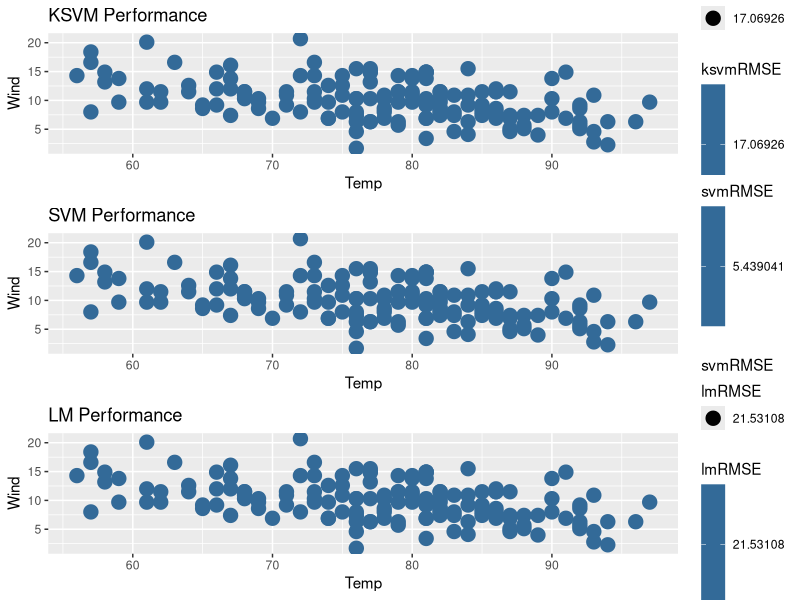
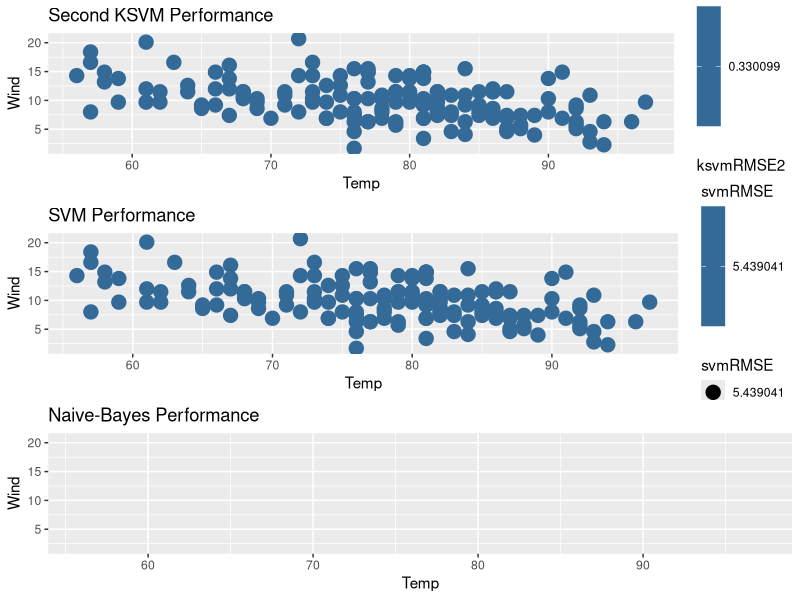

Here is the R script that generated these plots, in order:
# Brett W. 
# LIS4761 - Data Mining
# Lesson 8: Support Vector Machines
# SVM Homework -- Using SVM on an Air Quality Dataset

# Necessary libraries. 
require(dplyr)
require(kernlab)
require(ggplot2)
require(caret)
require(e1071)
require(gridExtra)

# Figure out averages of Ozone and Solar.R. 
ozone_mean <- airquality %>%
  summarize(ozone_mean = mean(airquality$Ozone, na.rm = TRUE))

solar_mean <- airquality %>%
  summarize(solar_mean = mean(airquality$Solar.R, na.rm = TRUE))

# Create dataframe. 
df <- airquality

# Replace NA's in Ozone and Solar.R with the average values. 
ozone_mean <- as.integer(ozone_mean)
df$Ozone[is.na(df$Ozone)] <- ozone_mean

solar_mean <- as.integer(solar_mean)
df$Solar.R[is.na(df$Solar.R)] <- solar_mean

# Seperate data into training and testing set. 
sz <- round(.8 * dim(df)[1]) 
training_set <- df[1:sz,]
testing_set <- df[-(1:sz),]

# Create model using KSVM. 
ksvmMod <- ksvm(training_set$Ozone ~ ., training_set)

ksvmMod

ksvmPred <- predict(ksvmMod, testing_set)

ksvmResults <- table(ksvmPred, testing_set$Ozone)

# Calculate RMSE for KSVM. 
ksvmRMSE <- RMSE(testing_set$Ozone, ksvmPred)

# Graph for KSVM.
ksvmGraph <- ggplot(df) + 
  geom_point(aes(x=Temp, y=Wind, color=ksvmRMSE, size = ksvmRMSE)) +
  ggtitle("KSVM Performance")

# Create model using SVM. 
svmMod <- svm(Ozone ~ ., data = df, kernal="radial", cost=25, na.action =na.omit, scale = TRUE, cross=10)
print(svmMod)

# Results of training set. 
pred_train_svm <- predict(svmMod, training_set)

# Results of test set.
pred_test_svm <- predict(svmMod, testing_set)

# Calculate the RMSE for the SVM. 
svmRMSE <- RMSE(testing_set$Ozone, pred_test_svm)

# Graph for SVM.
svmGraph <- ggplot(df) + 
  geom_point(aes(x=Temp, y=Wind, color=svmRMSE, size = svmRMSE)) +
  ggtitle("SVM Performance")

# Create model using LM. 
ControlParameters <-trainControl(method="repeatedcv", 
                                 number=10,
                                 repeats=10)

lmMod <-train(Ozone ~ ., 
                   data=training_set,
                   method="glm",
                   trControl= ControlParameters
)

lmMod

# Calculate the RMSE for the LM. 
lmRMSE <- lmMod$results$RMSE

# Graph for LM.
lmGraph <- ggplot(df) + 
  geom_point(aes(x=Temp, y=Wind, color=lmRMSE, size = lmRMSE)) +
  ggtitle("LM Performance")

# Combine three previous graphs for comparison.
grid.arrange(ksvmGraph, svmGraph, lmGraph, nrow = 3)

# Create goodOzone variable. Zero if lower than average, 
# one if higher than usual.
df$goodOzone <- NA

df$goodOzone[df$Ozone >= ozone_mean] <- 1
df$goodOzone[df$Ozone < ozone_mean] <- 0

## Create KSVM based on goodOzone.
# Seperate data into training and testing set. 
sz <- round(.8 * dim(df)[1]) 
training_set <- df[1:sz,]
testing_set <- df[-(1:sz),]

ksvmMod2 <- ksvm(training_set$goodOzone ~ ., training_set)

ksvmMod2

ksvmPred2 <- predict(ksvmMod2, testing_set)

ksvmResults2 <- table(ksvmPred2, testing_set$Ozone)

# Calculate RMSE for KSVM. 
ksvmRMSE2 <- RMSE(testing_set$goodOzone, ksvmPred2)

# Graph for KSVM.
ksvmGraph2 <- ggplot(df) + 
  geom_point(aes(x=Temp, y=Wind, color=ksvmRMSE2, size = ksvmRMSE2)) +
  ggtitle("Second KSVM Performance")

## Create SVM based on gooOzone. *** TODO ***
svmMod2 <- svm(goodOzone ~ ., data = df, kernal="radial", cost=25, na.action =na.omit, scale = TRUE, cross=10)
print(svmMod2)

# Results of training set. 
pred_train_svm2 <- predict(svmMod2, training_set)

# Results of test set.
pred_test_svm2 <- predict(svmMod2, testing_set)

# Calculate the RMSE for the SVM. 
svmRMSE2 <- RMSE(testing_set$Ozone, pred_test_svm2)

# Graph for SVM.
svmGraph2 <- ggplot(df) + 
  geom_point(aes(x=Temp, y=Wind, color=svmRMSE, size = svmRMSE)) +
  ggtitle("SVM Performance")

## Create Naive-Bayes based on goodOzone.
nb <- naiveBayes(goodOzone ~ ., data = training_set)

test_nb <- predict(nb, testing_set)

# nbResults <- table(test_nb, testing_set$goodOzone)

nbRMSE <- RMSE(testing_set$goodOzone, test_nb)

# Calculate the RMSE for the Naive-Bayes. 
nbGraph <- ggplot(df) + 
  geom_point(aes(x=Temp, y=Wind, color=nbRMSE, size = nbRMSE)) +
  ggtitle("Naive-Bayes Performance")

# Combine three previous graphs for comparison. 
grid.arrange(ksvmGraph2, svmGraph2, nbGraph, nrow = 3)

# Best model?
# The KSVM had the lowest RMSE of the models. It is
# worth noting that I did cross-validiate the other models, 
# but I did not cross-validiate the KSVM. 
# The linear model did not perform well relative to the
# KSVM and SVM. Because I did not eliminate more variables, 
# the linear model had more difficulties with the greater 
# number of features. 
